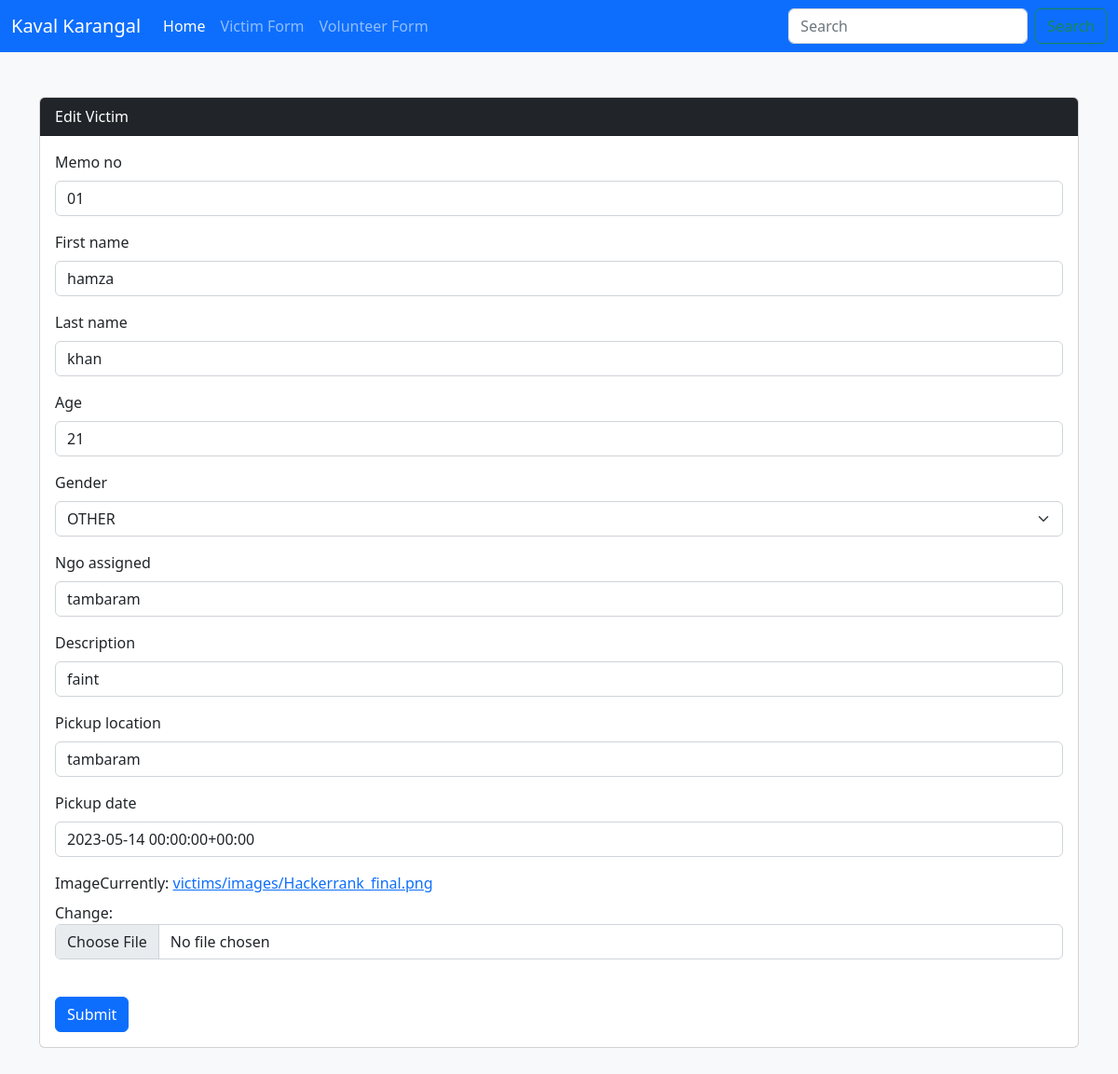
Page /victims/update/5/ on the committed database.
### victims/models.py (models this page shows, shortened)
class All_profiles(models.Model):
    GENDER_LISTS=(
        ('MALE','MALE'),
        ('FEMALE','FEMALE'),
        ('OTHER','OTHER')
    )
    memo_no = models.CharField(max_length=50,default="",blank =True)
    first_name = models.CharField(max_length=50,default="",blank=True)
    last_name = models.CharField(max_length=50, default="", blank=True)
    age = models.IntegerField()
    gender = models.CharField(max_length=20,choices=GENDER_LISTS)
    ngo_assigned = models.CharField(max_length=100,default="",blank=True)
    description = models.CharField(max_length=1000)
    pickup_location = models.CharField(max_length=1000, default="", blank=True)
    pickup_date = models.DateTimeField()
    Image = models.ImageField(upload_to="victims/images",default="")
    class Meta:
        verbose_name = "All Profile"

### victims/views.py (the view)
# urls.py: path("update/<int:pk>/",update_view,name="update_view"),
def update_view(request, pk):
    object = get_object_or_404(All_profiles,pk=pk)  # Use the passed pk argument instead of hardcoding it
    if request.method == "POST":
        form = AllProfileForm(request.POST, request.FILES, instance=object)
        if form.is_valid():
            form.save()
            return redirect(reverse("victims:index"))
    else:
        form = AllProfileForm(instance=object)
    return render(request,"victims/update.html", {"form": form, "object": object})

### victims/forms.py
class AllProfileForm(forms.ModelForm):
    pickup_date = forms.DateField(widget=DatePickerInput())
    class Meta:
        model = All_profiles
        fields = "__all__"

### victims/templates/victims/update.html (shortened to what this page needs)
{% extends "layout/base.html" %}
{% load django_bootstrap5 %}
{% block content %}
<div class="container my-5">
    <div class="card">
        <div class="card-header bg-dark text-white ">Edit Victim</div>
        <div class="card-body">
            <form novalidate method="post" enctype="multipart/form-data">
                {% bootstrap_form form %}
                <input class="btn btn-primary mt-4" type="submit" value="Submit">
            </form>
        </div>
        </div>
    </div>
{% endblock %}

### rows in the picture
All_profiles: memo_no "01", first_name "hamza", last_name "khan", age "21", gender "OTHER", ngo_assigned "tambaram", description "faint", pickup_location "tambaram", pickup_date "2023-05-14 00:00:00+00:00"
